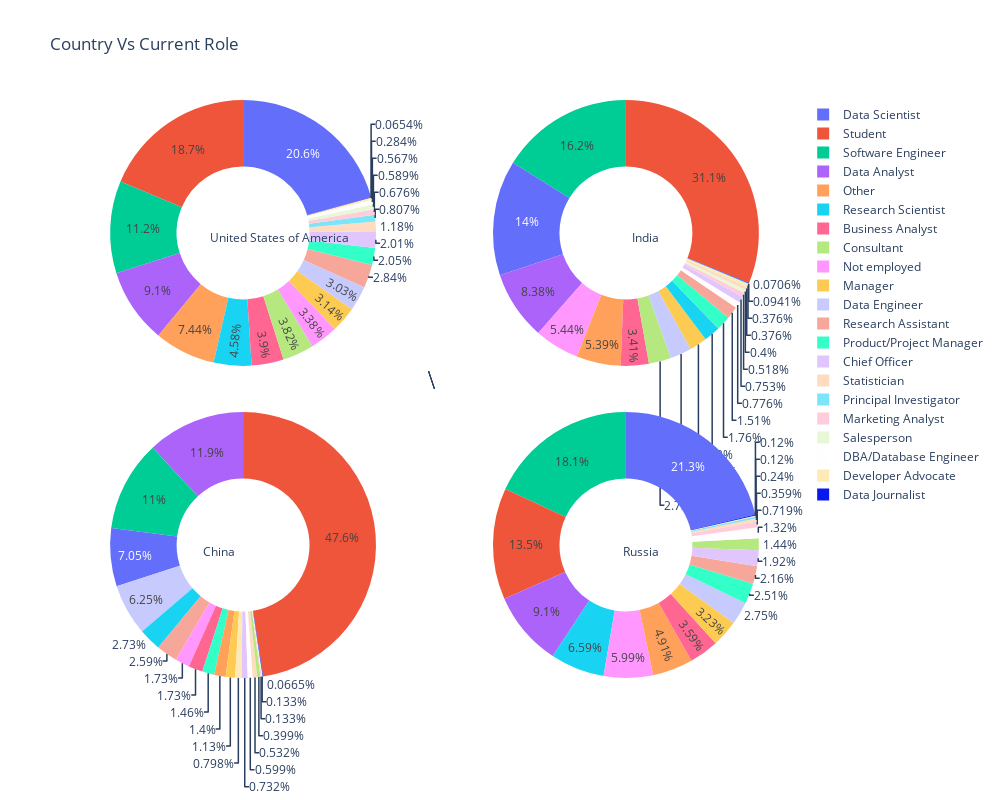

Notebook code for this chart:
### Code cell
print(df2018['Q3'][0], '\n', df2018['Q6'][0],)
title = 'Country Vs Current Role'
Pie_plot_agg(filter_column='Q3',
            column = 'Q6',
            title = title,
            name = ['United States of America', 
                    'India', 'China', 'Russia'],
            width = 1000, height = 800)

### Figure 1 — Plotly figure (JSON) as saved in the notebook; plotly's stock layout.template omitted (floating-point values rounded to 4 significant figures)
{"data": [{"domain": {"x": [0, 0.46], "y": [0.54, 1]}, "hole": 0.5, "hoverinfo": "label+percent+name", "labels": ["Data Journalist", "Developer Advocate", "DBA/Database Engineer", "Salesperson", "Marketing Analyst", "Principal Investigator", "Statistician", "Chief Officer", "Product/Project Manager", "Research Assistant", "Data Engineer", "Manager", "Not employed", "Consultant", "Business Analyst", "Research Scientist", "Other", "Data Analyst", "Software Engineer", "Student", "Data Scientist"], "name": "United States of America", "type": "pie", "values": [3, 13, 26, 27, 31, 37, 54, 92, 94, 130, 139, 144, 155, 175, 179, 210, 341, 417, 515, 856, 946]}, {"domain": {"x": [0.54, 1], "y": [0.54, 1]}, "hole": 0.5, "hoverinfo": "label+percent+name", "labels": ["Data Journalist", "Principal Investigator", "Statistician", "Developer Advocate", "Salesperson", "Marketing Analyst", "Chief Officer", "DBA/Database Engineer", "Research Assistant", "Product/Project Manager", "Research Scientist", "Manager", "Data Engineer", "Consultant", "Business Analyst", "Other", "Not employed", "Data Analyst", "Data Scientist", "Software Engineer", "Student"], "name": "India", "type": "pie", "values": [3, 4, 16, 16, 17, 22, 32, 33, 64, 75, 85, 90, 111, 116, 145, 229, 231, 356, 595, 687, 1323]}, {"domain": {"x": [0, 0.46], "y": [0, 0.46]}, "hole": 0.5, "hoverinfo": "label+percent+name", "labels": ["Data Journalist", "Marketing Analyst", "Salesperson", "Consultant", "Statistician", "DBA/Database Engineer", "Chief Officer", "Developer Advocate", "Manager", "Other", "Product/Project Manager", "Not employed", "Business Analyst", "Research Assistant", "Research Scientist", "Data Engineer", "Data Scientist", "Software Engineer", "Data Analyst", "Student"], "name": "China", "type": "pie", "values": [1, 2, 2, 6, 8, 9, 11, 12, 17, 21, 22, 26, 26, 39, 41, 94, 106, 166, 179, 715]}, {"domain": {"x": [0.54, 1], "y": [0, 0.46]}, "hole": 0.5, "hoverinfo": "label+percent+name", "labels": ["Developer Advocate", "Data Journalist", "Principal Investigator", "Statistician", "Marketing Analyst", "DBA/Database Engineer", "Consultant", "Chief Officer", "Research Assistant", "Product/Project Manager", "Data Engineer", "Manager", "Business Analyst", "Other", "Not employed", "Research Scientist", "Data Analyst", "Student", "Software Engineer", "Data Scientist"], "name": "Russia", "type": "pie", "values": [1, 1, 2, 3, 6, 11, 12, 16, 18, 21, 23, 27, 30, 41, 50, 55, 76, 113, 151, 178]}], "layout": {"annotations": [{"font": {"size": 20}}, {"showarrow": false, "text": "United States of America", "x": 0.18, "y": 0.78}, {"font": {"size": 20}}, {"showarrow": false, "text": "India", "x": 0.82, "y": 0.78}, {"font": {"size": 20}}, {"showarrow": false, "text": "China", "x": 0.17, "y": 0.2}, {"font": {"size": 20}}, {"showarrow": false, "text": "Russia", "x": 0.82, "y": 0.2}], "height": 800, "title": {"text": "Country Vs Current Role"}, "width": 1000}}
